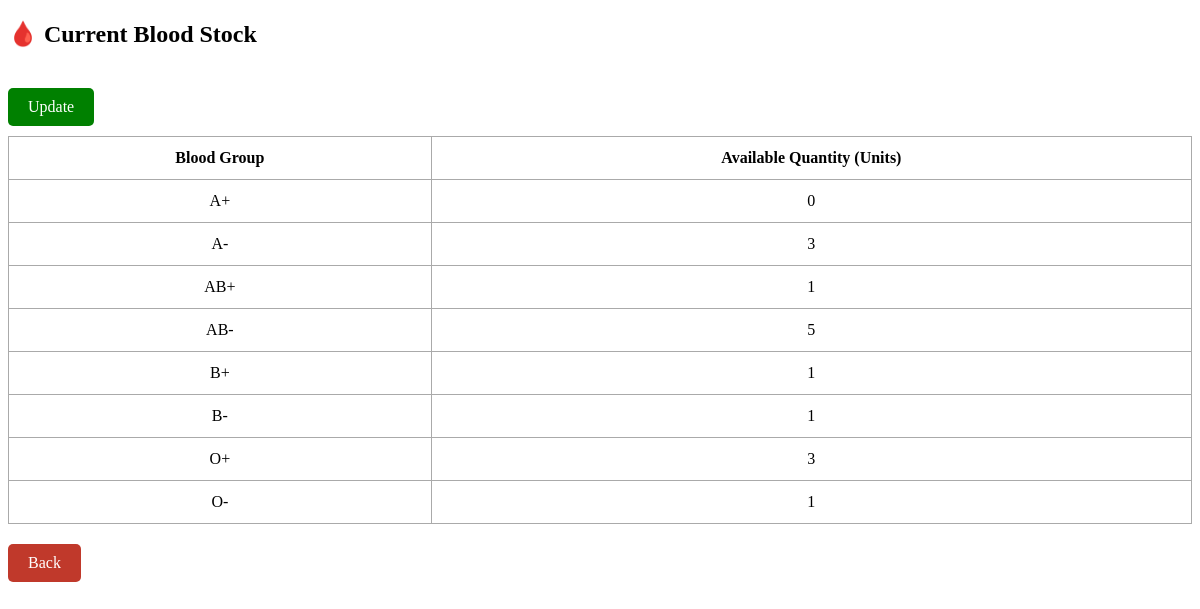
Screenshot of /admin/admin_blood_stock.php (signed in) with the database file from the repository.
### tables this page shows
CREATE TABLE `blood_stock` (
  `id` int(11) NOT NULL,
  `blood_group` varchar(5) NOT NULL,
  `quantity` int(11) DEFAULT 0
);

### admin/admin_blood_stock.php (the view, shortened to what this page needs)
<?php
include ('../includes/db.php');
$sql = "SELECT blood_group, quantity FROM blood_stock ORDER BY blood_group ASC";
$res = mysqli_query($conn,$sql);
?>
<!DOCTYPE html>
<html>
<head>
    <link rel="stylesheet" href="../Css/blood_stock.css">
</head>
<body>
    <form action="" method="POST">
        <div class="dashboard">
    <h2>🩸 Current Blood Stock</h2>
    <a href="<?php echo SITEURL;?>admin/update_blood_stock.php" class="button">Update</a>
    <table>
        <tr>
            <th>Blood Group</th>
            <th>Available Quantity (Units)</th>
        </tr>
        <?php
        while($row = mysqli_fetch_assoc($res))
        {
            ?>
        <tr>
            <td><?= $row['blood_group'] ?></td>
            <td><?= $row['quantity'] ?></td>
        </tr>
        <?php
        }
        ?>
    </table>
</div>
    </form>
<div>
    <a href="dashboard.php">Back</a>
</div>
</body>
</html>

### Css/blood_stock.css (style rules this page uses)
table { width: 100%; border-collapse: collapse; margin-top: 10px; }
table, th, td { border: 1px solid #aaa; }
th, td { padding: 12px; text-align: center; font-size: 16px; }
a { color: white; background: #c0392b; padding: 10px 20px; text-decoration: none; border-radius: 5px; display: inline-block; margin-top: 20px; }
.button { color: white; background: green; padding: 10px 20px; text-decoration: none; border-radius: 5px; display: inline-block; margin-top: 20px; }

### rows the page displays
blood_stock: blood_group "A+", quantity "0"
blood_stock: blood_group "A-", quantity "3"
blood_stock: blood_group "AB+", quantity "1"
blood_stock: blood_group "AB-", quantity "5"
blood_stock: blood_group "B+", quantity "1"
blood_stock: blood_group "B-", quantity "1"
blood_stock: blood_group "O+", quantity "3"
blood_stock: blood_group "O-", quantity "1"
